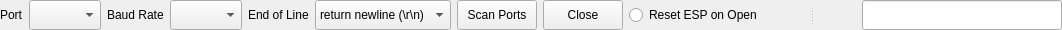
     <widget class="QSplitter" name="splitter_mainWindow_bottom">
      <property name="enabled">
       <bool>true</bool>
      </property>
      <property name="sizePolicy">
       <sizepolicy hsizetype="Expanding" vsizetype="Preferred">
        <horstretch>1</horstretch>
        <verstretch>0</verstretch>
       </sizepolicy>
      </property>
      <property name="orientation">
       <enum>Qt::Orientation::Horizontal</enum>
      </property>
      <property name="handleWidth">
       <number>100</number>
      </property>
      <widget class="QWidget" name="layoutWidget">
       <layout class="QHBoxLayout" name="horizontalLayout_mainWindow_bottomLeft">
        <item>
         <layout class="QFormLayout" name="formLayout_Port">
          <property name="sizeConstraint">
           <enum>QLayout::SizeConstraint::SetDefaultConstraint</enum>
          </property>
          <property name="horizontalSpacing">
           <number>6</number>
          </property>
          <property name="verticalSpacing">
           <number>6</number>
          </property>
          <item row="0" column="0">
           <widget class="QLabel" name="label_SerialPorts">
            <property name="sizePolicy">
             <sizepolicy hsizetype="Preferred" vsizetype="Preferred">
              <horstretch>0</horstretch>
              <verstretch>0</verstretch>
             </sizepolicy>
            </property>
            <property name="minimumSize">
             <size>
              <width>0</width>
              <height>30</height>
             </size>
            </property>
            <property name="maximumSize">
             <size>
              <width>16777215</width>
              <height>30</height>
             </size>
            </property>
            <property name="font">
             <font>
              <pointsize>9</pointsize>
             </font>
            </property>
            <property name="text">
             <string>Port</string>
            </property>
           </widget>
          </item>
          <item row="0" column="1">
           <widget class="QComboBox" name="comboBoxDropDown_SerialPorts">
            <property name="sizePolicy">
             <sizepolicy hsizetype="Preferred" vsizetype="Preferred">
              <horstretch>0</horstretch>
              <verstretch>0</verstretch>
             </sizepolicy>
            </property>
            <property name="minimumSize">
             <size>
              <width>0</width>
              <height>30</height>
             </size>
            </property>
            <property name="maximumSize">
             <size>
              <width>16777215</width>
              <height>30</height>
             </size>
            </property>
            <property name="font">
             <font>
              <pointsize>9</pointsize>
             </font>
            </property>
           </widget>
          </item>
         </layout>
        </item>
        <item>
         <layout class="QFormLayout" name="formLayout_Baud">
          <property name="sizeConstraint">
           <enum>QLayout::SizeConstraint::SetDefaultConstraint</enum>
          </property>
          <item row="0" column="0">
           <widget class="QLabel" name="label_BaudRate">
            <property name="minimumSize">
             <size>
              <width>0</width>
              <height>30</height>
             </size>
            </property>
            <property name="maximumSize">
             <size>
              <width>16777215</width>
              <height>30</height>
             </size>
            </property>
            <property name="font">
             <font>
              <pointsize>9</pointsize>
             </font>
            </property>
            <property name="text">
             <string>Baud Rate</string>
            </property>
           </widget>
          </item>
          <item row="0" column="1">
           <widget class="QComboBox" name="comboBoxDropDown_BaudRates">
            <property name="sizePolicy">
             <sizepolicy hsizetype="Preferred" vsizetype="Preferred">
              <horstretch>0</horstretch>
              <verstretch>0</verstretch>
             </sizepolicy>
            </property>
            <property name="minimumSize">
             <size>
              <width>0</width>
              <height>30</height>
             </size>
            </property>
            <property name="maximumSize">
             <size>
              <width>16777215</width>
              <height>30</height>
             </size>
            </property>
            <property name="font">
             <font>
              <pointsize>9</pointsize>
             </font>
            </property>
           </widget>
          </item>
         </layout>
        </item>
        <item>
         <layout class="QFormLayout" name="formLayout_lineTermination">
          <item row="0" column="0">
           <widget class="QLabel" name="label_LineTermination">
            <property name="minimumSize">
             <size>
              <width>0</width>
              <height>30</height>
             </size>
            </property>
            <property name="maximumSize">
             <size>
              <width>16777215</width>
              <height>30</height>
             </size>
            </property>
            <property name="font">
             <font>
              <pointsize>9</pointsize>
             </font>
            </property>
            <property name="text">
             <string>End of Line</string>
            </property>
           </widget>
          </item>
          <item row="0" column="1">
           <widget class="QComboBox" name="comboBoxDropDown_LineTermination">
            <property name="sizePolicy">
             <sizepolicy hsizetype="Preferred" vsizetype="Preferred">
              <horstretch>0</horstretch>
              <verstretch>0</verstretch>
             </sizepolicy>
            </property>
            <property name="minimumSize">
             <size>
              <width>0</width>
              <height>30</height>
             </size>
            </property>
            <property name="maximumSize">
             <size>
              <width>16777215</width>
              <height>30</height>
             </size>
            </property>
            <property name="font">
             <font>
              <pointsize>9</pointsize>
             </font>
            </property>
            <item>
             <property name="text">
              <string>return newline (\r\n)</string>
             </property>
            </item>
            <item>
             <property name="text">
              <string>newline (\n)</string>
             </property>
            </item>
            <item>
             <property name="text">
              <string>return (\r)</string>
             </property>
            </item>
            <item>
             <property name="text">
              <string>newline return (\n\r)</string>
             </property>
            </item>
            <item>
             <property name="text">
              <string>none</string>
             </property>
            </item>
           </widget>
          </item>
         </layout>
        </item>
        <item>
         <widget class="QPushButton" name="pushButton_SerialScan">
          <property name="sizePolicy">
           <sizepolicy hsizetype="Preferred" vsizetype="Preferred">
            <horstretch>0</horstretch>
            <verstretch>0</verstretch>
           </sizepolicy>
          </property>
          <property name="minimumSize">
           <size>
            <width>0</width>
            <height>30</height>
           </size>
          </property>
          <property name="maximumSize">
           <size>
            <width>16777215</width>
            <height>30</height>
           </size>
          </property>
          <property name="font">
           <font>
            <pointsize>9</pointsize>
           </font>
          </property>
          <property name="text">
           <string>Scan Ports</string>
          </property>
         </widget>
        </item>
        <item>
         <widget class="QPushButton" name="pushButton_SerialOpenClose">
          <property name="sizePolicy">
           <sizepolicy hsizetype="Preferred" vsizetype="Preferred">
            <horstretch>0</horstretch>
            <verstretch>0</verstretch>
           </sizepolicy>
          </property>
          <property name="minimumSize">
           <size>
            <width>0</width>
            <height>30</height>
           </size>
          </property>
          <property name="maximumSize">
           <size>
            <width>16777215</width>
            <height>30</height>
           </size>
          </property>
          <property name="font">
           <font>
            <pointsize>9</pointsize>
           </font>
          </property>
          <property name="text">
           <string>Close</string>
          </property>
         </widget>
        </item>
        <item>
         <widget class="QRadioButton" name="radioButton_ResetESPonOpen">
          <property name="text">
           <string>Reset ESP on Open</string>
          </property>
         </widget>
        </item>
       </layout>
      </widget>
      <widget class="QLineEdit" name="throughput">
       <property name="minimumSize">
        <size>
         <width>200</width>
         <height>30</height>
        </size>
       </property>
       <property name="maximumSize">
        <size>
         <width>16777215</width>
         <height>30</height>
        </size>
       </property>
       <property name="font">
        <font>
         <pointsize>9</pointsize>
        </font>
       </property>
      </widget>
     </widget>
